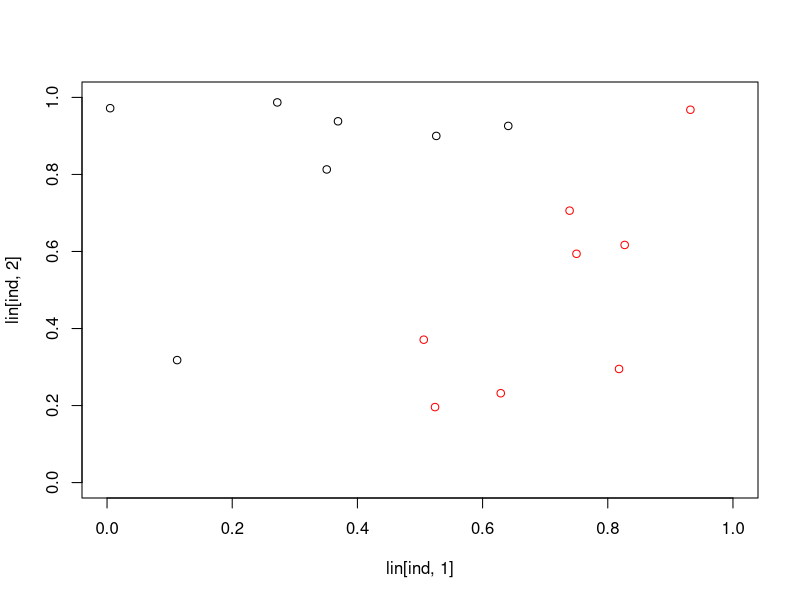
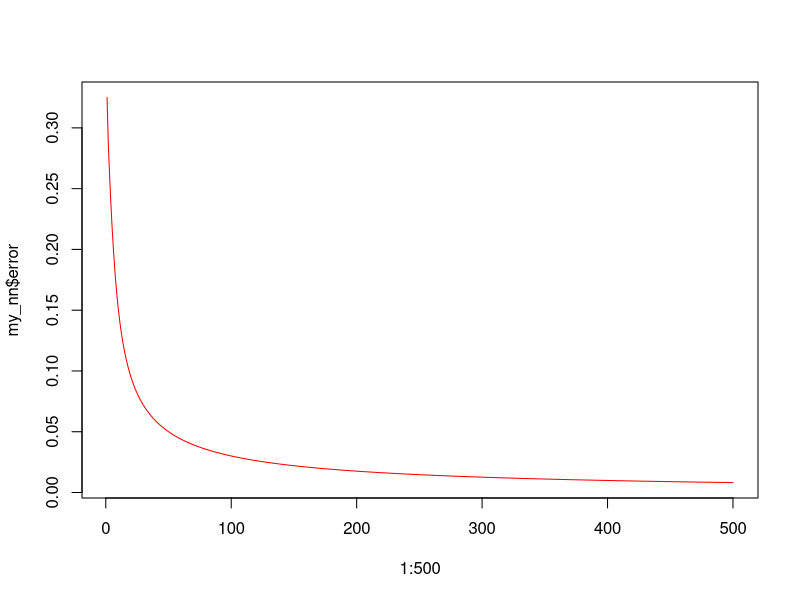

Source code (R) for these figures, in order:
## ---- chunk 1
lin = read.csv("lineal.csv",header = FALSE)

ind = which(lin[,3] == 0)

plot(lin[ind,1],lin[ind,2],type="p",xlim=c(0,1),ylim=c(0,1))
lines(lin[-ind,1],lin[-ind,2],type="p",col="red")
## ---- chunk 2
a = as.matrix(lin[,-3])
dim(a)
## ---- chunk 3
b = as.matrix(lin[,3])
dim(b)
## ---- chunk 4
a = cbind(a,rep(1,nrow(a)))
## ---- chunk 5
activation = function(x){
  
  1/(1 + exp(-x))
  
}
## ---- chunk 6
neurons = c(ncol(a),ncol(b))

W = matrix(data = runif(prod(neurons),min = -1, max = 1),nrow = neurons[2],ncol = neurons[1])
W
## ---- chunk 7
bout = activation(a %*% t(W))
dim(bout)
## ---- chunk 8
error = b - bout
aux = error * bout * (1 - bout)
Wdelta = t(aux) %*% a
Wdelta
## ---- chunk 9
backprop = function(y,x,epochs = 10, eta = 0.1){
  
  x = cbind(x,rep(1,nrow(x)))
  
  neurons = c(ncol(x),ncol(y))

  W = matrix(data = runif(prod(neurons),min = -1, max = 1),nrow = neurons[2],ncol = neurons[1])
  
  activation = function(x){
  
    1/(1 + exp(-x))
  
  }
  
  mse = NULL
  
  for(j in 1:epochs){
    
    bout = activation(x %*% t(W))
    
    error = y - bout
    
    aux = error * bout * (1 - bout)
    
    Wdelta = t(aux) %*% x
    
    mse = c(mse,sum(error^2)/nrow(error))
    
    print(Wdelta)
    
    W = W + eta * Wdelta
    
  }
  
  to_return = list(error = mse,weights = W,values = bout)
  
  return(to_return)
  
}
## ---- chunk 10
my_nn = backprop(b,a,500,0.7)
## ---- chunk 11
plot(1:500,my_nn$error,type = "l",col = "red")
## ---- chunk 12
salida = as.numeric(my_nn$values > 0.5)
cbind(salida,b)
